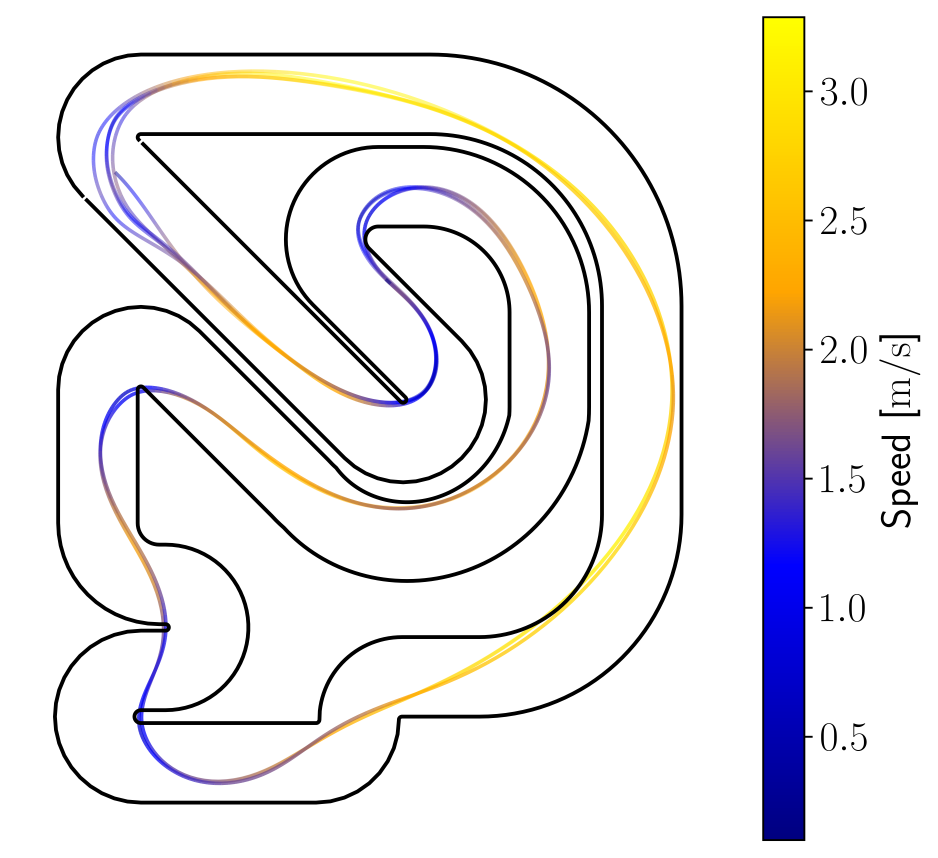
#> input picture results/LLA/CASE 4 (SUDD AFTER) - 22/Traj_Velocity.png, 6561 x 6000 px (shown at 1/7 size)
$ python COMPRESS.py
#> lines starting #> are read from the running program, lines starting #| are printed output that depends on the picture
from PIL import Image


img = Image.open("Traj_Velocity.png")
#> img is the input picture: PIL image 6561x6000 RGBA; mean R, G, B, A 237, 234.9, 234.5, 255
img = img.resize((img.width//5, img.height//5), Image.LANCZOS)  # Downscale by 50%
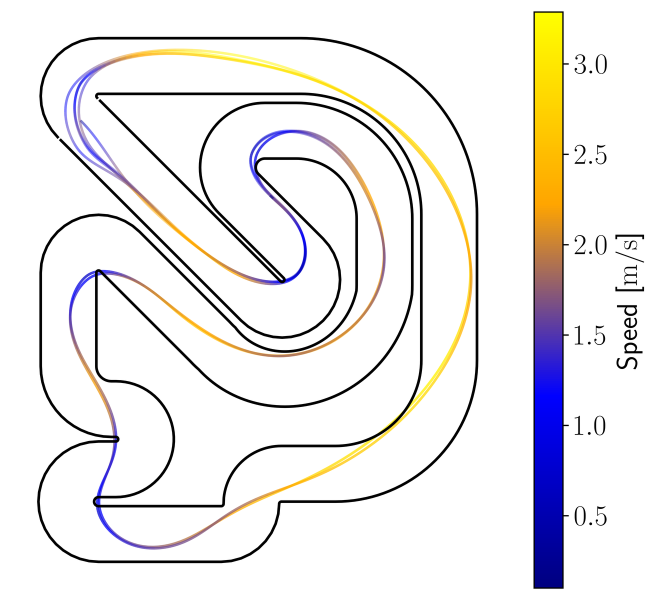
#> img: PIL image 1312x1200 RGBA (shown at 1/2 size); mean R, G, B, A 237, 234.9, 234.4, 255
img.save("Traj_Velocity_c.png", quality=100)
